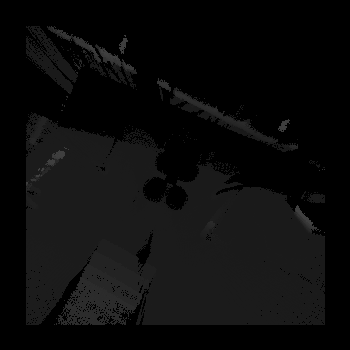
#> input picture heightmap.png, 350 x 350 px
$ python stair.py heightmap.png
#> lines starting #> are read from the running program, lines starting #| are printed output that depends on the picture; after the words box and inside, x2 and y2 are one past the last pixel; in counts of white or black regions, pixels touching at a corner belong together
#> in callback_map, height_map_8 is the input picture: shape (350, 350); min 0, max 63, mean 11.7
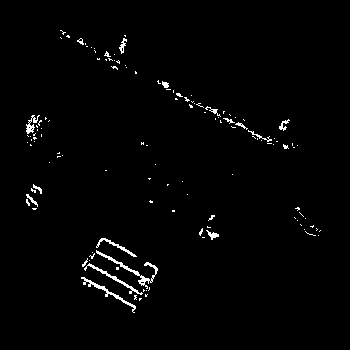
#> input picture edge.png, 350 x 350 px
#> in callback_map, `grad_map_8 = cv2.imread('./edge.png', 0)`: grad_map_8: shape (350, 350); 1.5% white in thin lines or dots, all inside (x1, y1, x2, y2) = (26, 30, 321, 313)

# ros images
import matplotlib.pyplot as plt
import sys, os, os.path, numpy as np
import time
import cv2

TF_L = []
MAP_W = 7
MAP_H = 7
MAP_RESOLUTION = 0.02
H_RESOLUTION = 0.05

MAP_ROW = int(MAP_W/MAP_RESOLUTION)
MAP_COL = int(MAP_H/MAP_RESOLUTION)

WIN_SIZE = 2
WIN_SIZE_RATE = 3

edge_map = np.zeros((MAP_ROW, MAP_COL), np.uint8)

def line_detection(img):
    line_img = np.zeros((MAP_ROW, MAP_COL, 3), np.uint8)
    edges = cv2.Canny(img,50,150,apertureSize = 3)
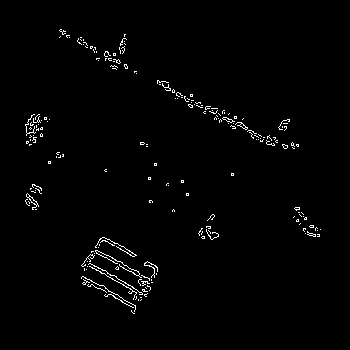
#> edges: shape (350, 350); 1.4% white in thin lines or dots, all inside (x1, y1, x2, y2) = (25, 29, 321, 314)
    minLineLength = 25
    maxLineGap = 4
    lines = cv2.HoughLinesP(img, 1, np.pi/90, 40, minLineLength, maxLineGap)
#> lines = 19 rows, first 6: [236, 123, 244, 128], [251, 132, 260, 137], [89, 264, 141, 294], [226, 118, 234, 122], [121, 300, 135, 308], [83, 277, 135, 307]
    # if lines == None:
    #     return
    print(len(lines[0]))
#| 1
    for x1,y1,x2,y2 in lines[0]:
        cv2.line(line_img,(x1,y1),(x2,y2),(0,255,0),2)
#> this loop made 1 pass
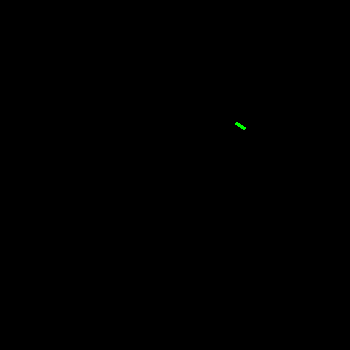
#> line_img: shape (350, 350, 3); mean of channels 0, 1, 2 0, 0.1, 0; drawn as B, G, R


    # [24 lines of commented-out code are left out]

    cv2.imshow('houghlines5',line_img)
    cv2.waitKey(10)

def check_stair(sub_img):
    flat_img = sub_img.flatten()
    size = int(len(flat_img)/2)
    # center = flat_img[size]
    # sub_img = sub_img - center
    # flat_img = flat_img - center

    rate = 0
    for i in range(size):
        h = flat_img[i]
        h_ = flat_img[-(i+1)]

        h_check = False
        h__check = False
        if abs(h) > 0:
            h_check = True
        if abs(h_) > 0:
            h__check = True
        if abs(h - h_) < 0.05 and h_check and h__check:
            print(h, h_, h+h_)
            rate += 1

            print(sub_img)
            print(rate, size)

    return rate

def callback_map():
    height_map = np.zeros((MAP_ROW, MAP_COL), np.float32)
    height_map_8 = np.zeros((MAP_ROW, MAP_COL), np.uint8)
    grad_map_8 = np.zeros((MAP_ROW, MAP_COL), np.uint8)
    grad_map = np.zeros((MAP_ROW, MAP_COL), np.float32)
    rate_map = np.zeros((MAP_ROW, MAP_COL), np.uint8)

    height_map_8 = cv2.imread('./heightmap.png', 0)
    grad_map_8 = cv2.imread('./edge.png', 0)

    # [12 lines of commented-out code are left out]
    line_detection(grad_map_8)
    cv2.imshow('height_map_8 map', height_map_8)
    # cv2.imshow('rate map', rate_map * 255)
    cv2.imshow('grad_map_8 map', grad_map_8)
    cv2.waitKey(0)


def main(args):
    callback_map()

if __name__ == '__main__':
    main(sys.argv)
